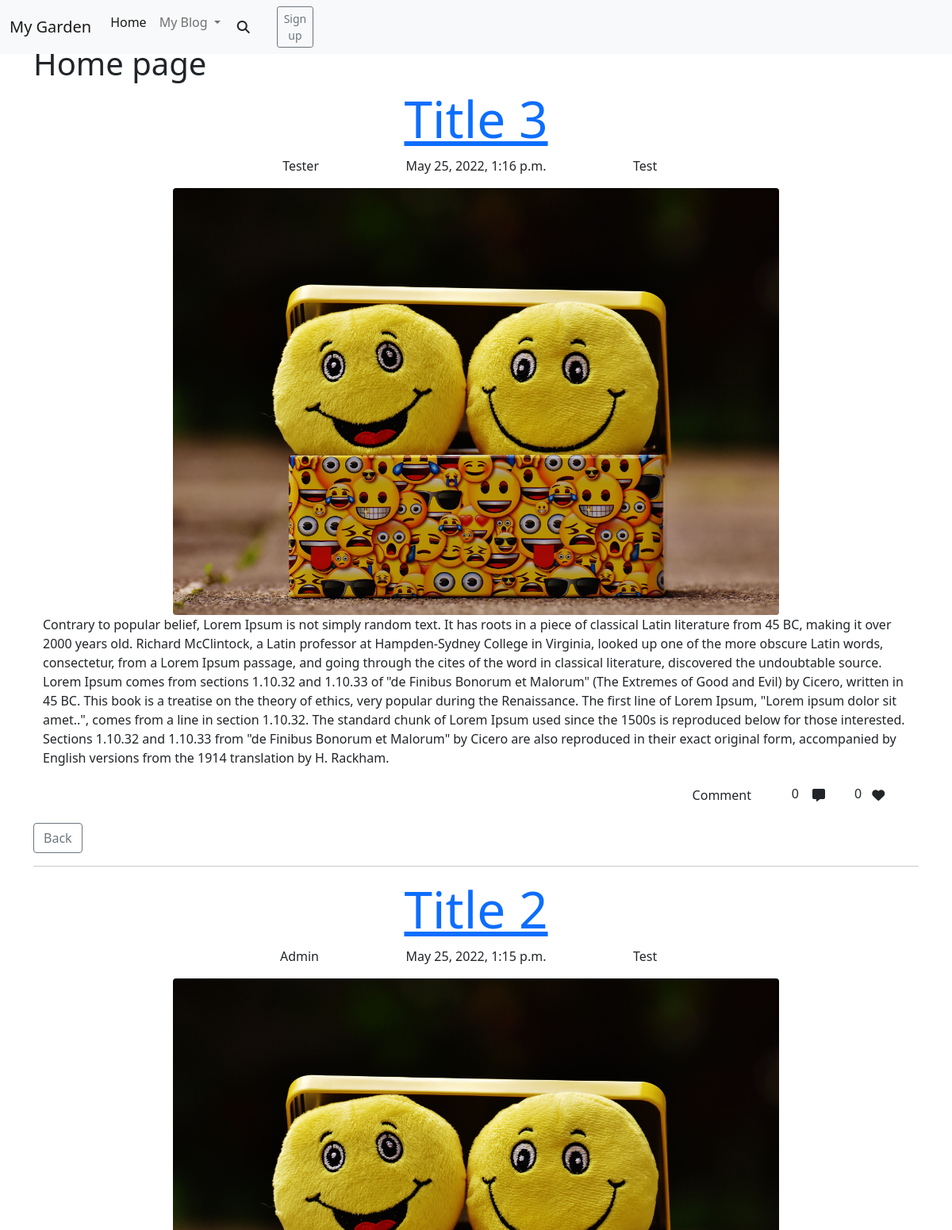
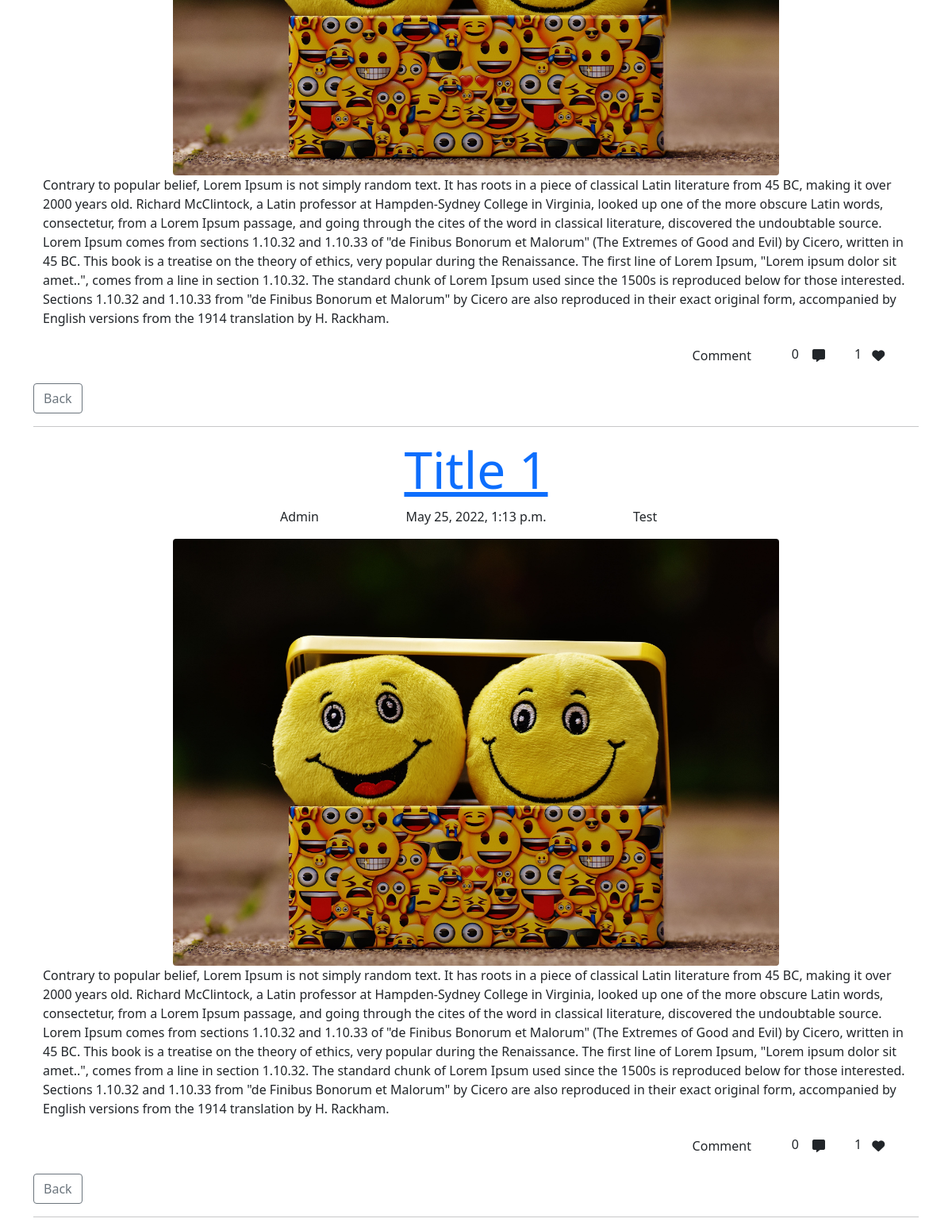
The page / on the database its author committed (2 pictures, top to bottom).
### blog_post/models.py (models this page shows, shortened)
class Post(models.Model):
    PUBLISH_STATUS = ((0, 'Draft'), (1, 'Publish'))
    title = models.CharField(max_length=100)
    slug = models.SlugField(max_length=200, unique=True)
    meta_description = models.CharField(max_length=150, blank=True)
    author = models.ForeignKey(
        User,
        on_delete=models.CASCADE,
        related_name='post_author',
        )
    category = models.ForeignKey(
        Category,
        on_delete=models.CASCADE,
        related_name='post_category',
        )
    created_on = models.DateTimeField(auto_now_add=True)
    updated_on = models.DateTimeField(auto_now=True)
    content = models.TextField()
    published = models.IntegerField(choices=PUBLISH_STATUS, default=0)
    publish_date = models.DateTimeField(blank=True, null=True)
    likes = models.ManyToManyField(
        Profile,
        related_name='post_likes',
        default=0,
        blank=True
        )
    post_img = CloudinaryField(
        'post_image',
        default='default_image'
        )  # TODO: Add a default picture
    class Meta:
        ordering = ['-created_on']

class Category(models.Model):
    name = models.CharField(
        max_length=50,
        unique=True,
        blank=False,
        null=False,
        )
    slug = models.SlugField(
        max_length=200,
        unique=True,
        blank=False,
        null=False,
        )
    category_img = CloudinaryField(
        'category_image',
        default='default_image',
        )  #  TODO: Add a default picture
    class Meta:
        verbose_name_plural = "categories"
    def __str__(self):
        return f'{self.name}'

### home/views.py (the view)
# urls.py: path('', HomeView.as_view(), name='index'),
class HomeView(ListView):
    model = Post
    template_name = 'index.html'
    queryset = Post.objects.filter(published=1).order_by('-created_on')

### home/templates/index.html
{% extends 'base.html' %}
{% load static %}
{% block content %}
    <h1>Hidden by navbar</h1>
    <h1>Home page</h1>
{% for post in object_list %}
<article class= 'container' id=" blog-post-article-list">
    <div class="row">
        <a href="{% url 'blog_post' post.slug %}">
            <h1 class="text-center display-3 text-capitalize">{{post.title}}</h1></a>
    </div>
    <div class="row">
        <div class="col">
            <p class="text-lg-end text-md-end">{{post.author}}</p>
        </div>
        <div class="col">
            <p class="text-lg-center text-md-center">{{post.created_on}}</p>
        </div>
        <div class="col-sm">
            <p class="text-lg-start text-md-start">{{post.category}}</p>
        </div>
    </div>
    <div>
        <img class="img-fluid rounded rounded mx-auto d-block" id="temporary-defalt-pic-list" src="../../static/media/temporary_default.jpeg"
            alt="Smile emoojis">
    </div>
    <article id="blog-post-body-list">
        <div class="row">
            <p> {{post.content}} </p>
        </div>
    </article>
    <div class="row">
        <div class="col-10 text-end">
            <button class="btn" id="btn-make-comment-list" data-bs-toggle="button" autocomplete="off">Comment</button>
        </div>
        <div class="col-1">
            <p class="text-end">0 <button class="btn" id="btn-comments-list" type="button"><i class="fas fa-comment-alt"></i></button></p>
        </div>
    <div class="col-1 text-start">
        <p>{{post.likes.count}}<button class="btn" id="btn-likes" type="submit" value="{{post.slug}}"><i class="fas fa-heart"></i></button></p>
    </div>
    </div>
</article>
<a href="{% url 'index' %}" class="btn btn-outline-secondary">Back</a>
<hr>
{% endfor %}
{% endblock %}

### templates/base.html (shortened to what this page needs)
{% load static %}
<!DOCTYPE html>
<html lang="en">
<head>
    <link href="https://cdn.jsdelivr.net/npm/bootstrap@5.0.2/dist/css/bootstrap.min.css" rel="stylesheet"
>
    <link rel="stylesheet" href="{% static 'css/style.css' %}">
</head>
<body>
    <header>
      <nav class="navbar fixed-top navbar-expand-lg navbar-light bg-light">
        <div class="container-fluid">
          <a class="navbar-brand" href="#">My Garden</a>
          <div class="collapse navbar-collapse" id="navbarNavDropdown">
            <ul class="navbar-nav">
              <li class="nav-item">
                <a class="nav-link active" aria-current="page" href="{% url 'index' %}">Home</a>
              </li>
              <li class="nav-item dropdown position-static">
                <a class="nav-link dropdown-toggle" href="#" id="navbarDropdownMenuLink" role="button" data-bs-toggle="dropdown" aria-expanded="false">
                  My Blog
                </a>
              </li>
              <form class="d-flex w-50">
                <button class="btn" id="btn-search" type="button"><i class="fas fa-search"></i></button>
              </form>
              <li class="nav-item">
                <a class="btn btn-sm btn-outline-secondary" href="">Sign up</a>
              </li>
            </ul>
          </div>
        </div>
      </nav>
    </header>
    <div class="container">
    {% block content %}
    {% endblock %}
    </div>
</body>
</html>

### static/css/style.css (style rules this page uses)
#btn-search { box-shadow: none; }
#temporary-defalt-pic-list { max-width: 70%; }

### rows shown on the page
Post: title "Title 3", author "Tester", created_on "May 25, 2022, 1:16 p.m.", category "Test", content "Contrary to popular belief, Lorem Ipsum is not simply random text. It has roots in a piece of classical Latin literature from 45 BC, making it over 2000 years old. Richard McClintock, a Latin professor at Hampden-Sydney College in Virginia, looked up one of the more obscure Latin words, consectetur, from a Lorem Ipsum passage, and going through the cites of the word in classical literature, discovered the undoubtable source. Lorem Ipsum comes from sections 1.10.32 and 1.10.33 of \"de Finibus Bonorum et Malorum\" (The Extremes of Good and Evil) by Cicero, written in 45 BC. This book is a treatise on the theory of ethics, very popular during the Renaissance. The first line of Lorem Ipsum,…", likes.count "0"
Post: title "Title 2", author "Admin", created_on "May 25, 2022, 1:15 p.m.", category "Test", content "Contrary to popular belief, Lorem Ipsum is not simply random text. It has roots in a piece of classical Latin literature from 45 BC, making it over 2000 years old. Richard McClintock, a Latin professor at Hampden-Sydney College in Virginia, looked up one of the more obscure Latin words, consectetur, from a Lorem Ipsum passage, and going through the cites of the word in classical literature, discovered the undoubtable source. Lorem Ipsum comes from sections 1.10.32 and 1.10.33 of \"de Finibus Bonorum et Malorum\" (The Extremes of Good and Evil) by Cicero, written in 45 BC. This book is a treatise on the theory of ethics, very popular during the Renaissance. The first line of Lorem Ipsum,…", likes.count "1"
Post: title "Title 1", author "Admin", created_on "May 25, 2022, 1:13 p.m.", category "Test", content "Contrary to popular belief, Lorem Ipsum is not simply random text. It has roots in a piece of classical Latin literature from 45 BC, making it over 2000 years old. Richard McClintock, a Latin professor at Hampden-Sydney College in Virginia, looked up one of the more obscure Latin words, consectetur, from a Lorem Ipsum passage, and going through the cites of the word in classical literature, discovered the undoubtable source. Lorem Ipsum comes from sections 1.10.32 and 1.10.33 of \"de Finibus Bonorum et Malorum\" (The Extremes of Good and Evil) by Cicero, written in 45 BC. This book is a treatise on the theory of ethics, very popular during the Renaissance. The first line of Lorem Ipsum,…", likes.count "1"
